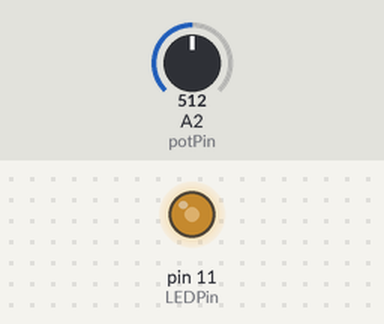
This sketch was run on a simulated Arduino Uno, built with avr-gcc and run on an emulated ATmega328P. On the bench: output pins drawn as LEDs (lit = HIGH). The inputs (shaded band) are chosen by the test bench; at power-on: A2 (potPin) = 512.

Above: at 1.2 s.
1.3 s: A2 (potPin) set to 716
At 1.7 s:
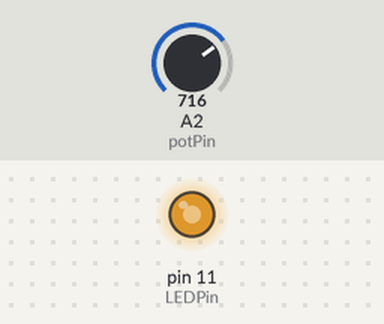
2.8 s: A2 (potPin) set to 900
At 4.0 s:
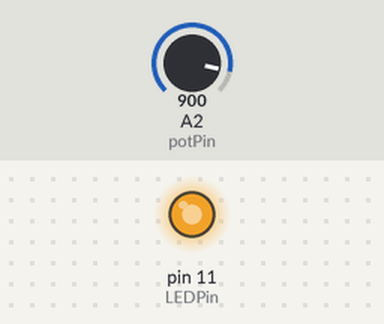
4.3 s: A2 (potPin) set to 122
At 5.3 s:
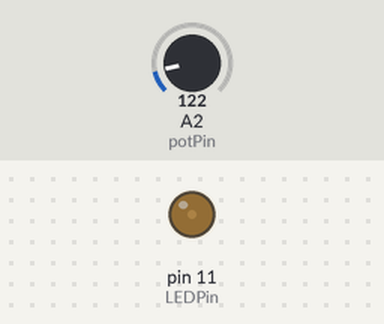
5.8 s: A2 (potPin) set to 0
At 6.5 s:
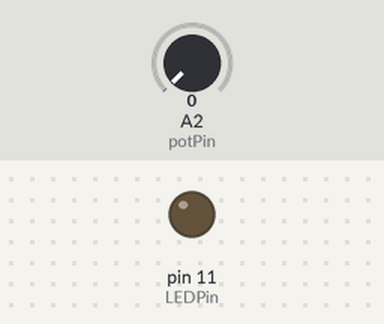
7.3 s: A2 (potPin) set to 511
At 7.8 s:
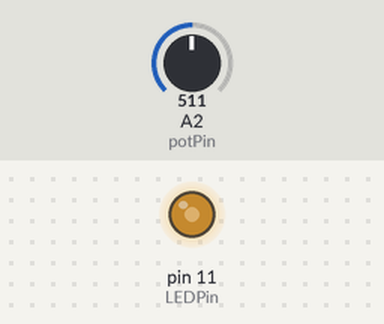
Timing chart, 0 to 9.8 s (numbered marks = the images above; inputs shaded):
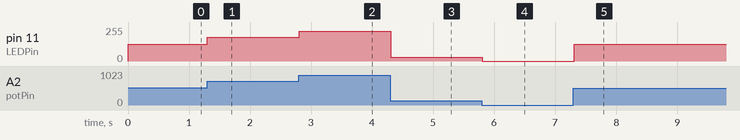

Measured:
- after the input at 1.3 s, pin 11 (LEDPin): 127/255 → 178/255 at once
- after the input at 2.8 s, pin 11 (LEDPin): 178/255 → 224/255 at once
- after the input at 4.3 s, pin 11 (LEDPin): 224/255 → 30/255 at once
- after the input at 5.8 s, pin 11 (LEDPin): 30/255 → 0/255 at once
- after the input at 7.3 s, pin 11 (LEDPin): 0/255 → 127/255 at once

The sketch:

transition.ino
```cpp
int potPin=A2;
int LEDPin=11;
int potVal;
//int br=9600;
int waitT = 100;
void setup() {
  pinMode(potPin, INPUT);
  pinMode(LEDPin, OUTPUT);
  //Serial.begin(br);
}
void loop() {
  potVal=analogRead(potPin) * (255./1023.);
  //Serial.println(potVal);
  analogWrite(LEDPin, potVal);
  delay(waitT);
}
```
